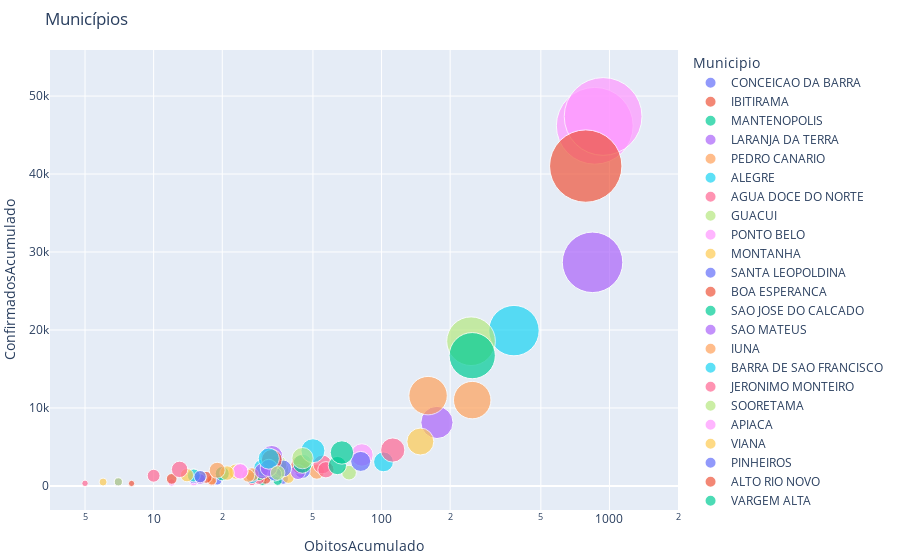

Source (notebook cell):
### Code cell
tipo = 'casos-obitos'

if tipo == 'casos-obitos':
    x = 'ObitosAcumulado'
    y = 'ConfirmadosAcumulado'
    columns_renames = {'ObitosAcumulado': 'Óbitos', 'ConfirmadosAcumulado': 'Casos', 'Municipio': ''}
else:
    x = 'Letalidade'
    y = 'Incidencia'
    columns_renames = {'Incidencia': 'Incidência', 'Municipio': ''}

figScatterCasosObitosAcumulado = px.scatter(
    df_scatter,
    x=x,
    y=y,
    color='Municipio',
    size=y,
    hover_name='Municipio',
    hover_data={'Municipio': False},
    size_max=55 if tipo == 'casos-obitos' else 45,
    log_x=True,
    labels=columns_renames,
    title='Municípios'
)

figScatterCasosObitosAcumulado.update_layout(
    autosize=True, margin={'t': 50, 'r': 0, 'b': 50, 'l': 50})

figScatterCasosObitosAcumulado.show()
